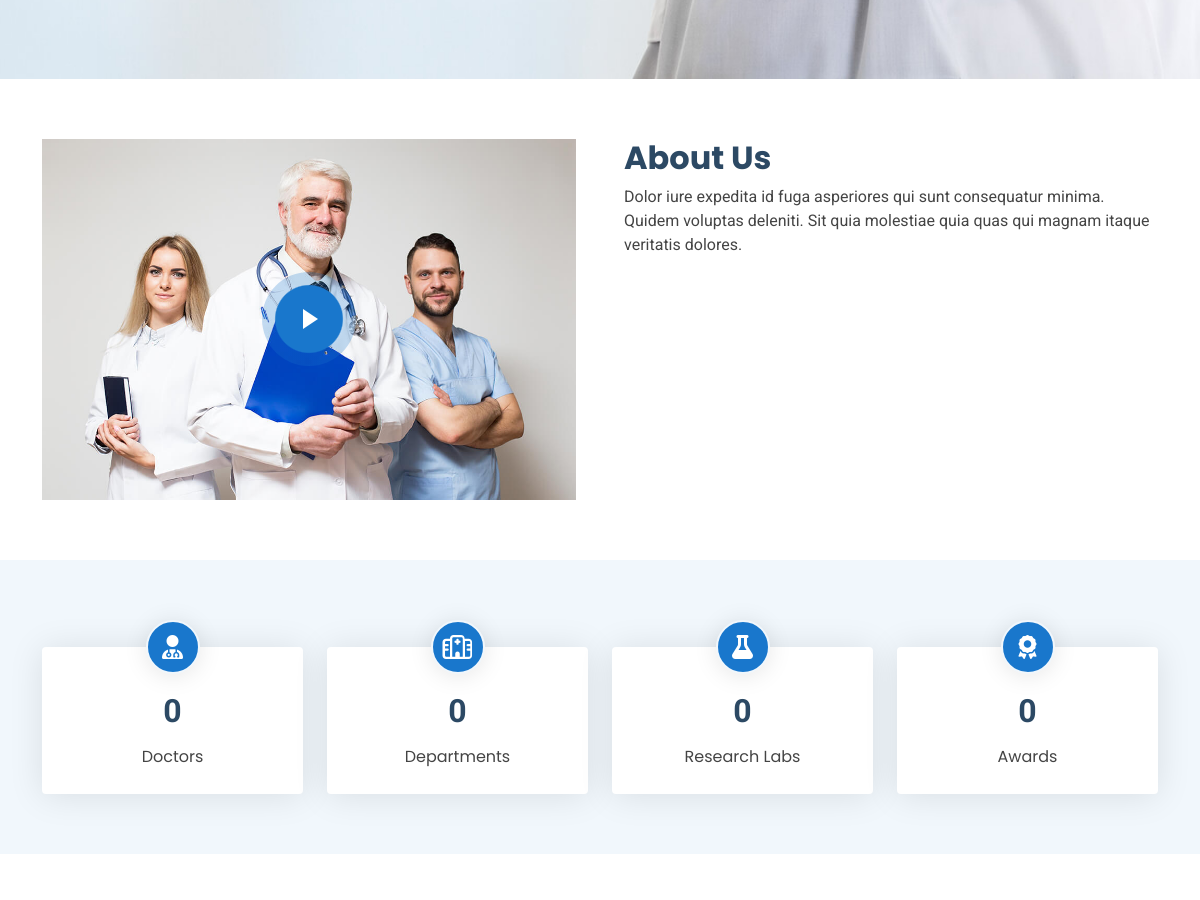
Page /home (middle part) on the earlier database version.
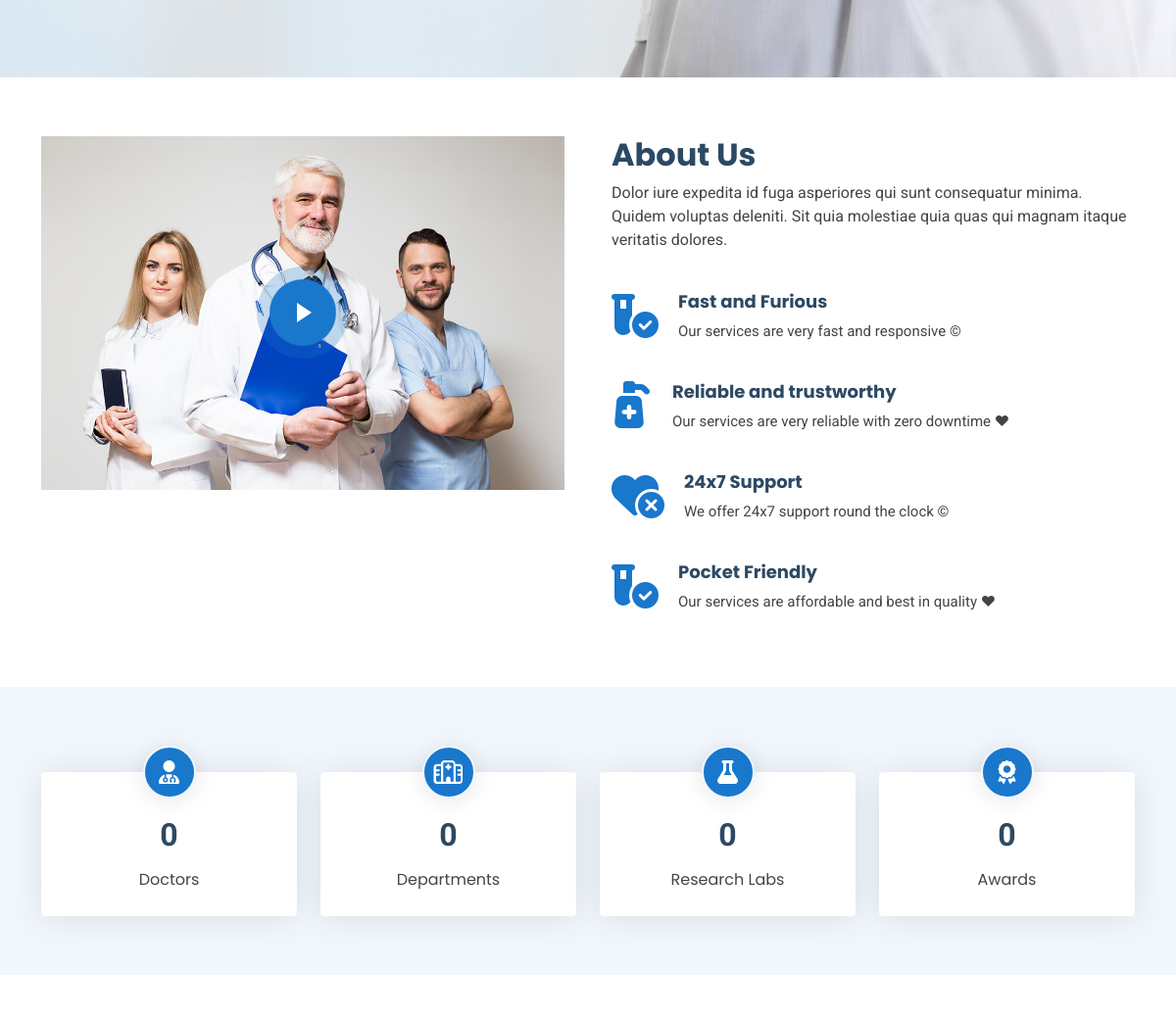
Same page on the later database version.
### demoapp/models.py (models this page shows)
class AboutFeature(models.Model):
    name = models.CharField(max_length=200)
    details = models.CharField(max_length=200)
    is_featured = models.BooleanField()
    image_class = models.CharField(max_length=100)

### demoapp/views.py (the view)
# urls.py: path('home', views.home, name='home'),
def home(request):
    about_features = AboutFeature.objects.all()
    context = {
        'about_features': about_features
    }
    return render(request, 'home.html', context)

### templates/home.html (shortened to what this page needs)
<!DOCTYPE html>
<html lang="en">
<head>
  {% load static %}
  <link href="{% static 'assets/vendor/bootstrap/css/bootstrap.min.css' %}" rel="stylesheet">
  <link href="{% static 'assets/vendor/bootstrap-icons/bootstrap-icons.css' %}" rel="stylesheet">
  <link href="{% static 'assets/vendor/aos/aos.css' %}" rel="stylesheet">
  <link href="{% static 'assets/vendor/fontawesome-free/css/all.min.css' %}" rel="stylesheet">
  <link href="{% static 'assets/vendor/glightbox/css/glightbox.min.css' %}" rel="stylesheet">
  <link href="{% static 'assets/vendor/swiper/swiper-bundle.min.css' %}" rel="stylesheet">
  <link href="{% static 'assets/css/main.css' %}" rel="stylesheet">
</head>
<body class="index-page">
  <main class="main">
    <section id="hero" class="hero section light-background">
    </section>
    <section id="about" class="about section">
      <div class="container">
        <div class="row gy-4 gx-5">
          <div class="col-lg-6 position-relative align-self-start" data-aos="fade-up" data-aos-delay="200">
            <img src="{% static 'assets/img/about.jpg' %}" class="img-fluid" alt="">
            <a href="https://www.youtube.com/watch?v=Y7f98aduVJ8" class="glightbox pulsating-play-btn"></a>
          </div>
          <div class="col-lg-6 content" data-aos="fade-up" data-aos-delay="100">
            <h3>About Us</h3>
            <p>
              Dolor iure expedita id fuga asperiores qui sunt consequatur minima. Quidem voluptas deleniti. Sit quia
              molestiae quia quas qui magnam itaque veritatis dolores.
            </p>
            <ul>
              {% for feature in about_features %}
              <li>
                <i class="fa-solid {{ feature.image_class }}"></i>
                <div>
                  <h5>{{feature.name}}</h5>
                  <p>
                    <span>
                      {{feature.details}}
                    </span>
                    {% if feature.is_featured == True %}
                    <span>&copy;</span>
                    {% else %}
                    <span>&#10084;</span>
                    {% endif %}
                  </p>
                </div>
              </li>
              {% endfor %}
            </ul>
          </div>
        </div>
      </div>
    </section>
    <section id=" stats" class="stats section light-background">
      <div class="container" data-aos="fade-up" data-aos-delay="100">
        <div class="row gy-4">
          <div class="col-lg-3 col-md-6 d-flex flex-column align-items-center">
            <i class="fa-solid fa-user-doctor"></i>
            <div class="stats-item">
              <span data-purecounter-start="0" data-purecounter-end="85" data-purecounter-duration="1"
                class="purecounter"></span>
              <p>Doctors</p>
            </div>
          </div>
          <div class="col-lg-3 col-md-6 d-flex flex-column align-items-center">
            <i class="fa-regular fa-hospital"></i>
            <div class="stats-item">
              <span data-purecounter-start="0" data-purecounter-end="18" data-purecounter-duration="1"
                class="purecounter"></span>
              <p>Departments</p>
            </div>
          </div>
          <div class="col-lg-3 col-md-6 d-flex flex-column align-items-center">
            <i class="fas fa-flask"></i>
            <div class="stats-item">
              <span data-purecounter-start="0" data-purecounter-end="12" data-purecounter-duration="1"
                class="purecounter"></span>
              <p>Research Labs</p>
            </div>
          </div>
          <div class="col-lg-3 col-md-6 d-flex flex-column align-items-center">
            <i class="fas fa-award"></i>
            <div class="stats-item">
              <span data-purecounter-start="0" data-purecounter-end="150" data-purecounter-duration="1"
                class="purecounter"></span>
              <p>Awards</p>
            </div>
          </div>
        </div>
      </div>
    </section>
    <section id="services" class="services section">
    </section>
  </main>
</body>
</html>

### static/assets/css/main.css (style rules this page uses)
:root { --default-font: "Roboto", system-ui, -apple-system, "Segoe UI", Roboto, "Helvetica Neue", Arial, "Noto Sans", "Liberation Sans", sans-serif, "Apple Color Emoji", "Segoe UI Emoji", "Segoe UI Symbol", "Noto Color Emoji"; --heading-font: "Poppins", sans-serif; --nav-font: "Raleway", sans-serif; }
:root { --background-color: #ffffff; --default-color: #444444; --heading-color: #2c4964; --accent-color: #1977cc; --surface-color: #ffffff; --contrast-color: #ffffff; }
:root { --nav-color: #2c4964; --nav-hover-color: #1977cc; --nav-mobile-background-color: #ffffff; --nav-dropdown-background-color: #ffffff; --nav-dropdown-color: #2c4964; --nav-dropdown-hover-color: #1977cc; }
.light-background { --background-color: #f1f7fc; --surface-color: #ffffff; }
:root { scroll-behavior: smooth; }
body { color: var(--default-color); background-color: var(--background-color); font-family: var(--default-font); }
a { color: var(--accent-color); text-decoration: none; transition: 0.3s; }
h1, h2, h3, h4, h5, h6 { color: var(--heading-color); font-family: var(--heading-font); }
.pulsating-play-btn { width: 94px; height: 94px; background: radial-gradient(var(--accent-color) 50%, color-mix(in srgb, var(--accent-color), transparent 75%) 52%); border-radius: 50%; display: block; position: relative; overflow: hidden; }
.pulsating-play-btn:before { content: ""; position: absolute; width: 120px; height: 120px; animation-delay: 0s; animation: pulsate-play-btn 2s; animation-direction: forwards; animation-iteration-count: infinite; animation-timing-function: steps; opacity: 1; border-radius: 50%; border: 5px solid color-mix(in srgb, var(--accent-color), transparent 30%); top: -15%; left: -15%; background: rgba(198, 16, 0, 0); }
.pulsating-play-btn:after { content: ""; position: absolute; left: 50%; top: 50%; transform: translateX(-40%) translateY(-50%); width: 0; height: 0; border-top: 10px solid transparent; border-bottom: 10px solid transparent; border-left: 15px solid #fff; z-index: 100; transition: all 400ms cubic-bezier(0.55, 0.055, 0.675, 0.19); }
section, .section { color: var(--default-color); background-color: var(--background-color); padding: 60px 0; scroll-margin-top: 72px; overflow: clip; }
.hero { width: 100%; min-height: calc(100vh - 112px); padding: 80px 0; display: flex; align-items: center; justify-content: center; position: relative; overflow: hidden; }
.about .content h3 { font-size: 2rem; font-weight: 700; }
.about .content ul { list-style: none; padding: 0; }
.about .content ul li { display: flex; align-items: flex-start; margin-top: 40px; }
.about .content ul i { flex-shrink: 0; font-size: 48px; color: var(--accent-color); margin-right: 20px; }
.about .content ul h5 { font-size: 18px; font-weight: 700; }
.about .content ul p { font-size: 15px; }
.about .content p:last-child { margin-bottom: 0; }
.about .pulsating-play-btn { position: absolute; left: calc(50% - 47px); top: calc(50% - 47px); }
.stats i { color: var(--contrast-color); background-color: var(--accent-color); box-shadow: 0px 2px 25px rgba(0, 0, 0, 0.1); width: 54px; height: 54px; font-size: 24px; border-radius: 50px; border: 2px solid var(--background-color); display: inline-flex; align-items: center; justify-content: center; position: relative; z-index: 1; }
.stats .stats-item { background-color: var(--surface-color); margin-top: -27px; padding: 30px 30px 25px 30px; width: 100%; position: relative; text-align: center; box-shadow: 0px 2px 35px rgba(0, 0, 0, 0.1); border-radius: 4px; z-index: 0; }
.stats .stats-item span { font-size: 32px; display: block; margin: 10px 0; font-weight: 700; color: var(--heading-color); }
.stats .stats-item p { padding: 0; margin: 0; font-family: var(--heading-font); font-size: 16px; }

Differences in the rows shown:
added AboutFeature: name "Fast and Furious", details "Our services are very fast and responsive"
added AboutFeature: name "Reliable and trustworthy", details "Our services are very reliable with zero downtime"
added AboutFeature: name "24x7 Support", details "We offer 24x7 support round the clock"
added AboutFeature: name "Pocket Friendly", details "Our services are affordable and best in quality"
